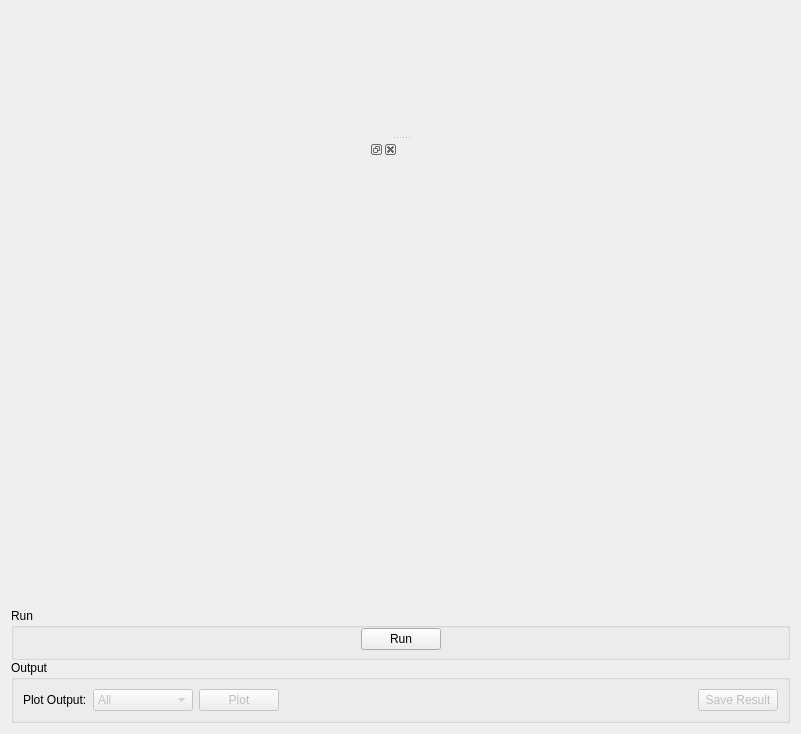
<?xml version="1.0" encoding="UTF-8"?>
<ui version="4.0">
 <class>ConvFit</class>
 <widget class="QWidget" name="ConvFit">
  <property name="geometry">
   <rect>
    <x>0</x>
    <y>0</y>
    <width>801</width>
    <height>734</height>
   </rect>
  </property>
  <property name="windowTitle">
   <string>Form</string>
  </property>
  <layout class="QVBoxLayout" name="verticalLayout_2">
   <item>
    <widget class="QSplitter" name="splitter">
     <property name="orientation">
      <enum>Qt::Vertical</enum>
     </property>
     <property name="childrenCollapsible">
      <bool>false</bool>
     </property>
     <widget class="MantidQt::CustomInterfaces::IDA::IndirectFitDataView" name="fitDataView" native="true">
      <property name="minimumSize">
       <size>
        <width>0</width>
        <height>0</height>
       </size>
      </property>
     </widget>
     <widget class="QWidget" name="layoutWidget">
      <layout class="QVBoxLayout" name="verticalLayout">
       <item>
        <layout class="QHBoxLayout" name="loPlotArea" stretch="1,1">
         <property name="sizeConstraint">
          <enum>QLayout::SetNoConstraint</enum>
         </property>
         <item>
          <widget class="MantidQt::MantidWidgets::IndirectFitPropertyBrowser" name="fitPropertyBrowser">
           <widget class="QWidget" name="dockWidgetContents_2"/>
          </widget>
         </item>
         <item>
          <widget class="MantidQt::CustomInterfaces::IDA::IndirectFitPlotView" name="pvFitPlotView" native="true"/>
         </item>
        </layout>
       </item>
       <item>
        <widget class="QFrame" name="frame">
         <layout class="QVBoxLayout" name="verticalLayout_3">
          <property name="spacing">
           <number>0</number>
          </property>
          <property name="leftMargin">
           <number>0</number>
          </property>
          <property name="topMargin">
           <number>0</number>
          </property>
          <property name="rightMargin">
           <number>0</number>
          </property>
          <property name="bottomMargin">
           <number>0</number>
          </property>
          <item>
           <layout class="QHBoxLayout" name="loSpectrumView" stretch="0">
            <property name="topMargin">
             <number>0</number>
            </property>
            <item>
             <widget class="MantidQt::CustomInterfaces::IDA::IndirectSpectrumSelectionView" name="svSpectrumView" native="true">
              <property name="sizePolicy">
               <sizepolicy hsizetype="Expanding" vsizetype="Fixed">
                <horstretch>1</horstretch>
                <verstretch>0</verstretch>
               </sizepolicy>
              </property>
              <property name="minimumSize">
               <size>
                <width>0</width>
                <height>0</height>
               </size>
              </property>
             </widget>
            </item>
           </layout>
          </item>
          <item>
           <widget class="QGroupBox" name="gbRun">
            <property name="title">
             <string>Run</string>
            </property>
            <layout class="QHBoxLayout" name="horizontalLayout">
             <property name="topMargin">
              <number>0</number>
             </property>
             <property name="bottomMargin">
              <number>7</number>
             </property>
             <item>
              <spacer name="horizontalSpacer">
               <property name="orientation">
                <enum>Qt::Horizontal</enum>
               </property>
               <property name="sizeHint" stdset="0">
                <size>
                 <width>40</width>
                 <height>20</height>
                </size>
               </property>
              </spacer>
             </item>
             <item>
              <widget class="QPushButton" name="pbRun">
               <property name="text">
                <string>Run</string>
               </property>
              </widget>
             </item>
             <item>
              <spacer name="horizontalSpacer_2">
               <property name="orientation">
                <enum>Qt::Horizontal</enum>
               </property>
               <property name="sizeHint" stdset="0">
                <size>
                 <width>40</width>
                 <height>20</height>
                </size>
               </property>
              </spacer>
             </item>
            </layout>
           </widget>
          </item>
          <item>
           <widget class="QGroupBox" name="gbOutput">
            <property name="title">
             <string>Output</string>
            </property>
            <layout class="QHBoxLayout" name="horizontalLayout_10">
             <item>
              <widget class="QLabel" name="lbPlotType">
               <property name="text">
                <string>Plot Output:</string>
               </property>
              </widget>
             </item>
             <item>
              <widget class="QComboBox" name="cbPlotType">
               <property name="enabled">
                <bool>false</bool>
               </property>
               <property name="sizePolicy">
                <sizepolicy hsizetype="Preferred" vsizetype="Fixed">
                 <horstretch>0</horstretch>
                 <verstretch>0</verstretch>
                </sizepolicy>
               </property>
               <property name="minimumSize">
                <size>
                 <width>100</width>
                 <height>0</height>
                </size>
               </property>
               <property name="maximumSize">
                <size>
                 <width>100</width>
                 <height>16777215</height>
                </size>
               </property>
               <item>
                <property name="text">
                 <string>All</string>
                </property>
               </item>
               <item>
                <property name="text">
                 <string>Amplitude</string>
                </property>
               </item>
               <item>
                <property name="text">
                 <string>FWHM</string>
                </property>
               </item>
              </widget>
             </item>
             <item>
              <widget class="QPushButton" name="pbPlot">
               <property name="enabled">
                <bool>false</bool>
               </property>
               <property name="text">
                <string>Plot</string>
               </property>
              </widget>
             </item>
             <item>
              <spacer name="horizontalSpacer_1">
               <property name="orientation">
                <enum>Qt::Horizontal</enum>
               </property>
               <property name="sizeHint" stdset="0">
                <size>
                 <width>40</width>
                 <height>20</height>
                </size>
               </property>
              </spacer>
             </item>
             <item>
              <widget class="QPushButton" name="pbSave">
               <property name="enabled">
                <bool>false</bool>
               </property>
               <property name="text">
                <string>Save Result</string>
               </property>
              </widget>
             </item>
            </layout>
           </widget>
          </item>
         </layout>
        </widget>
       </item>
      </layout>
     </widget>
    </widget>
   </item>
  </layout>
 </widget>
 <customwidgets>
  <customwidget>
   <class>MantidQt::CustomInterfaces::IDA::IndirectSpectrumSelectionView</class>
   <extends>QWidget</extends>
   <header>IndirectSpectrumSelectionView.h</header>
   <container>1</container>
  </customwidget>
  <customwidget>
   <class>MantidQt::MantidWidgets::IndirectFitPropertyBrowser</class>
   <extends>QDockWidget</extends>
   <header>MantidQtWidgets/Common/IndirectFitPropertyBrowser.h</header>
   <container>1</container>
  </customwidget>
  <customwidget>
   <class>MantidQt::CustomInterfaces::IDA::IndirectFitPlotView</class>
   <extends>QWidget</extends>
   <header>IndirectFitPlotView.h</header>
   <container>1</container>
  </customwidget>
  <customwidget>
   <class>MantidQt::CustomInterfaces::IDA::IndirectFitDataView</class>
   <extends>QWidget</extends>
   <header>IndirectFitDataView.h</header>
   <container>1</container>
  </customwidget>
 </customwidgets>
 <resources/>
 <connections/>
</ui>
